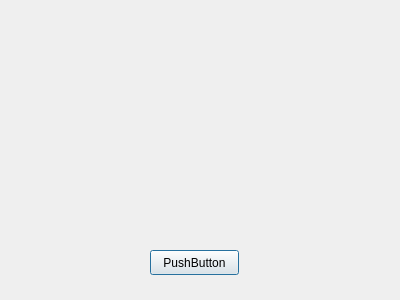
<?xml version="1.0" encoding="UTF-8"?>
<ui version="4.0">
 <class>Dialog</class>
 <widget class="QDialog" name="Dialog">
  <property name="geometry">
   <rect>
    <x>0</x>
    <y>0</y>
    <width>400</width>
    <height>300</height>
   </rect>
  </property>
  <property name="windowTitle">
   <string>Dialog</string>
  </property>
  <widget class="QPushButton" name="pushButton">
   <property name="geometry">
    <rect>
     <x>150</x>
     <y>250</y>
     <width>89</width>
     <height>25</height>
    </rect>
   </property>
   <property name="text">
    <string>PushButton</string>
   </property>
  </widget>
 </widget>
 <resources/>
 <connections/>
</ui>
